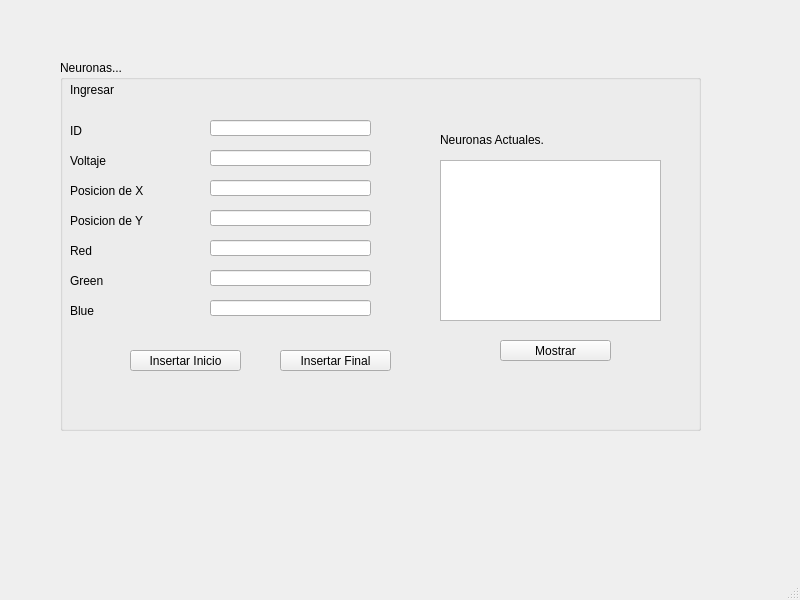
<?xml version="1.0" encoding="UTF-8"?>
<ui version="4.0">
 <class>MainWindow</class>
 <widget class="QMainWindow" name="MainWindow">
  <property name="geometry">
   <rect>
    <x>0</x>
    <y>0</y>
    <width>800</width>
    <height>600</height>
   </rect>
  </property>
  <property name="windowTitle">
   <string>MainWindow</string>
  </property>
  <widget class="QWidget" name="centralwidget">
   <widget class="QGroupBox" name="BoxN">
    <property name="geometry">
     <rect>
      <x>60</x>
      <y>60</y>
      <width>641</width>
      <height>371</height>
     </rect>
    </property>
    <property name="title">
     <string>Neuronas...</string>
    </property>
    <widget class="QPushButton" name="pushButton">
     <property name="geometry">
      <rect>
       <x>70</x>
       <y>290</y>
       <width>111</width>
       <height>21</height>
      </rect>
     </property>
     <property name="text">
      <string>Insertar Inicio</string>
     </property>
    </widget>
    <widget class="QLabel" name="label">
     <property name="geometry">
      <rect>
       <x>10</x>
       <y>20</y>
       <width>251</width>
       <height>20</height>
      </rect>
     </property>
     <property name="text">
      <string>Ingresar </string>
     </property>
    </widget>
    <widget class="QLineEdit" name="datoN">
     <property name="geometry">
      <rect>
       <x>150</x>
       <y>60</y>
       <width>161</width>
       <height>16</height>
      </rect>
     </property>
     <property name="text">
      <string/>
     </property>
    </widget>
    <widget class="QLineEdit" name="datoN_2">
     <property name="geometry">
      <rect>
       <x>150</x>
       <y>90</y>
       <width>161</width>
       <height>16</height>
      </rect>
     </property>
    </widget>
    <widget class="QLineEdit" name="datoN_3">
     <property name="geometry">
      <rect>
       <x>150</x>
       <y>120</y>
       <width>161</width>
       <height>16</height>
      </rect>
     </property>
    </widget>
    <widget class="QLineEdit" name="datoN_4">
     <property name="geometry">
      <rect>
       <x>150</x>
       <y>150</y>
       <width>161</width>
       <height>16</height>
      </rect>
     </property>
    </widget>
    <widget class="QLineEdit" name="datoN_5">
     <property name="geometry">
      <rect>
       <x>150</x>
       <y>180</y>
       <width>161</width>
       <height>16</height>
      </rect>
     </property>
    </widget>
    <widget class="QLineEdit" name="datoN_6">
     <property name="geometry">
      <rect>
       <x>150</x>
       <y>210</y>
       <width>161</width>
       <height>16</height>
      </rect>
     </property>
    </widget>
    <widget class="QLineEdit" name="datoN_7">
     <property name="geometry">
      <rect>
       <x>150</x>
       <y>240</y>
       <width>161</width>
       <height>16</height>
      </rect>
     </property>
    </widget>
    <widget class="QPushButton" name="pushButton_2">
     <property name="geometry">
      <rect>
       <x>220</x>
       <y>290</y>
       <width>111</width>
       <height>21</height>
      </rect>
     </property>
     <property name="text">
      <string>Insertar Final</string>
     </property>
    </widget>
    <widget class="QPushButton" name="pushButton_7">
     <property name="geometry">
      <rect>
       <x>440</x>
       <y>280</y>
       <width>111</width>
       <height>21</height>
      </rect>
     </property>
     <property name="text">
      <string>Mostrar</string>
     </property>
    </widget>
    <widget class="QLabel" name="label_2">
     <property name="geometry">
      <rect>
       <x>380</x>
       <y>70</y>
       <width>251</width>
       <height>20</height>
      </rect>
     </property>
     <property name="text">
      <string>Neuronas Actuales.</string>
     </property>
    </widget>
    <widget class="QLabel" name="label_3">
     <property name="geometry">
      <rect>
       <x>10</x>
       <y>60</y>
       <width>111</width>
       <height>21</height>
      </rect>
     </property>
     <property name="text">
      <string>ID</string>
     </property>
    </widget>
    <widget class="QLabel" name="label_4">
     <property name="geometry">
      <rect>
       <x>10</x>
       <y>90</y>
       <width>111</width>
       <height>21</height>
      </rect>
     </property>
     <property name="text">
      <string>Voltaje</string>
     </property>
    </widget>
    <widget class="QLabel" name="label_5">
     <property name="geometry">
      <rect>
       <x>10</x>
       <y>120</y>
       <width>111</width>
       <height>21</height>
      </rect>
     </property>
     <property name="text">
      <string>Posicion de X</string>
     </property>
    </widget>
    <widget class="QLabel" name="label_6">
     <property name="geometry">
      <rect>
       <x>10</x>
       <y>150</y>
       <width>111</width>
       <height>21</height>
      </rect>
     </property>
     <property name="text">
      <string>Posicion de Y</string>
     </property>
    </widget>
    <widget class="QLabel" name="label_7">
     <property name="geometry">
      <rect>
       <x>10</x>
       <y>180</y>
       <width>111</width>
       <height>21</height>
      </rect>
     </property>
     <property name="text">
      <string>Red</string>
     </property>
    </widget>
    <widget class="QLabel" name="label_8">
     <property name="geometry">
      <rect>
       <x>10</x>
       <y>210</y>
       <width>111</width>
       <height>21</height>
      </rect>
     </property>
     <property name="text">
      <string>Green</string>
     </property>
    </widget>
    <widget class="QLabel" name="label_9">
     <property name="geometry">
      <rect>
       <x>10</x>
       <y>240</y>
       <width>111</width>
       <height>21</height>
      </rect>
     </property>
     <property name="text">
      <string>Blue</string>
     </property>
    </widget>
    <widget class="QPlainTextEdit" name="TextEdit">
     <property name="geometry">
      <rect>
       <x>380</x>
       <y>100</y>
       <width>221</width>
       <height>161</height>
      </rect>
     </property>
    </widget>
   </widget>
  </widget>
  <widget class="QMenuBar" name="menubar">
   <property name="geometry">
    <rect>
     <x>0</x>
     <y>0</y>
     <width>800</width>
     <height>22</height>
    </rect>
   </property>
  </widget>
  <widget class="QStatusBar" name="statusbar"/>
 </widget>
 <resources/>
 <connections/>
</ui>
